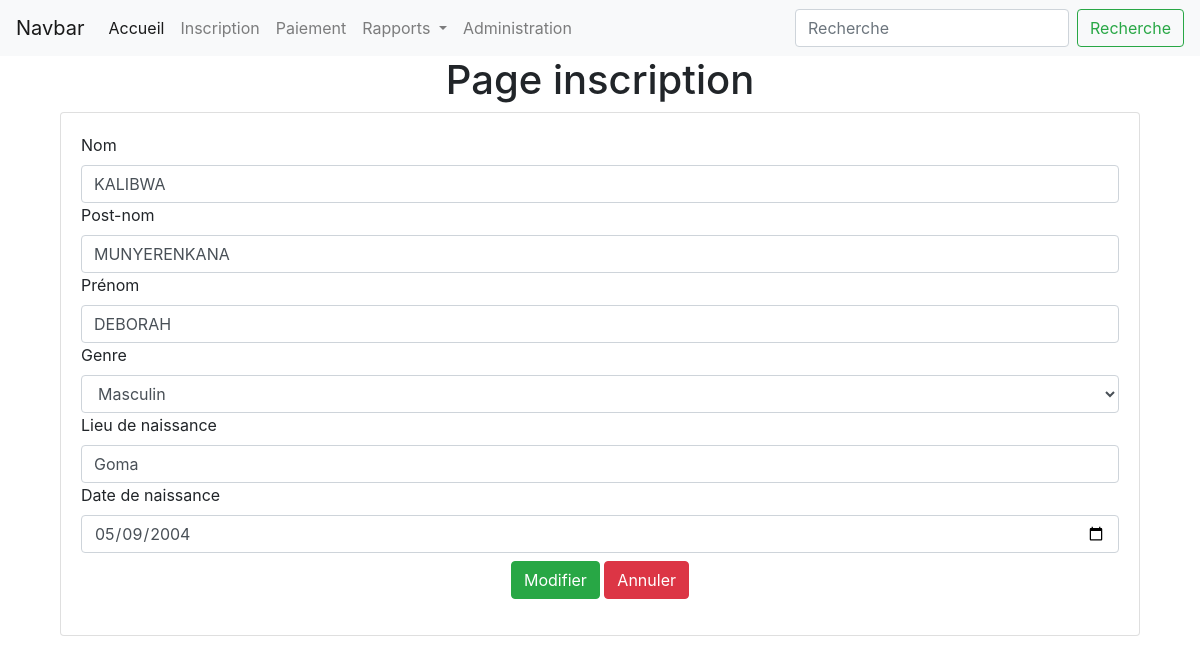
The app's page /charMod/4 with its own data.
### ApplWeb/models.py (models this page shows)
class Etudiant(models.Model):
    nom=models.CharField(max_length=30)
    postnom=models.CharField(max_length=30)
    pren=models.CharField(max_length=30)
    sex=models.CharField(max_length=10)
    lieuN=models.CharField(max_length=20)
    datNais=models.DateField()

### ApplWeb/views.py (the view)
# urls.py: path('charMod/<int:idE>',chargInscriptionMod),
def chargInscriptionMod(request,idE):
    request.session['proc']='mod'
    et=Etudiant.objects.get(pk=idE)
    return render(request,"Appl/inscription.html",{'e':et})

### templates/Appl/inscription.html (shortened to what this page needs)
<html>
    <head>
    </head>
    <body>
        {%include 'Appl/navbar.html'%}
        <h1 class="text-center">Page inscription</h1>
        <div class="container">
            <div class="col-md-12">
                <div class="card">
                    <div class="card-body">
                        <form {%if request.session.proc == "insc" %} action="/Appl/enrE" {%else%} action="/Appl/modE/{{e.id}}" {%endif%} method="POST">
                            <label>Nom</label>
                            <input type="text" value="{{e.nom}}" name="txtno" class="form-control" placeholder="saisir le nom" required/>
                            <label>Post-nom</label>
                            <input type="text" value="{{e.postnom}}" name="txtpost" class="form-control" placeholder="saisir le post-nom" required/>
                            <label>Prénom</label>
                            <input type="text" value="{{e.pren}}" name="txtpren" class="form-control" placeholder="saisir le prénom" required/>
                            <label>Genre</label>
                            <select name="txtSe" class="form-control">
                                <option value="{{e.sex}}">Masculin</option>
                            </select>
                            <label>Lieu de naissance</label>
                            <input type="text" value="{{e.lieuN}}" name="txtlie" class="form-control" placeholder="saisir le lieu naissance" required/>
                            <label>Date de naissance</label>
                            <input type="date" value="{{e.datNais|date:'Y-m-d'}}" name="txtdat" class="form-control"  required/>
                            <div class="text-center my-2">
                                {%if request.session.proc == "insc" %}
                                <input type="submit" value="Enregistrer" class="btn btn-primary" />
                                {%else%}
                                <input type="submit" value="Modifier" class="btn btn-success"/>
                                {%endif%}
                                <input type="reset" value="Annuler" class="btn btn-danger"/>
                            </div>
                        </form>
                    </div>
                </div>
            </div>
        </div>
    </body>
</html>

### records on screen
Etudiant: txtno "KALIBWA", txtpost "MUNYERENKANA", txtpren "DEBORAH", txtlie "Goma", txtdat "05/09/2004"
